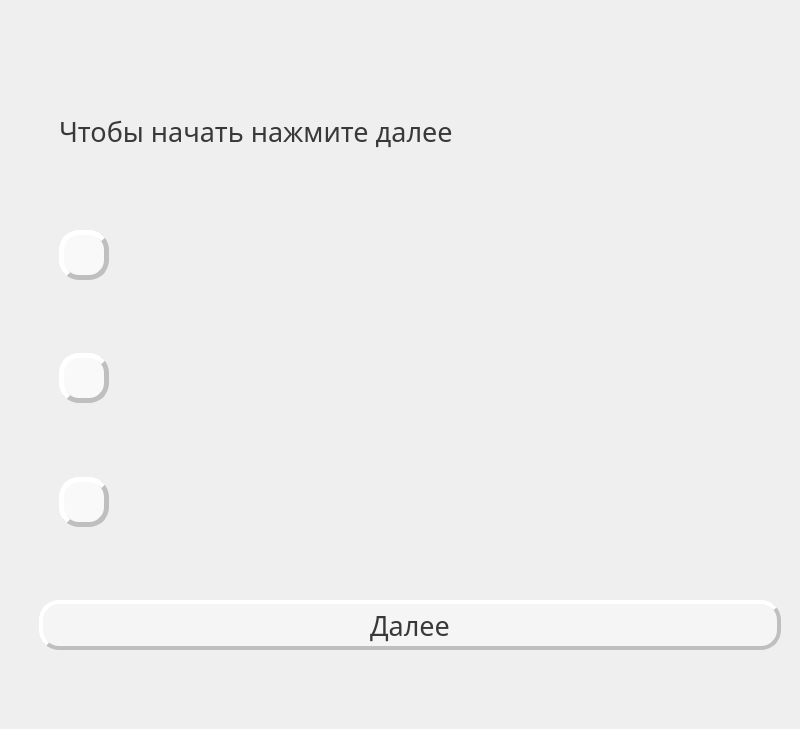
<?xml version="1.0" encoding="UTF-8"?>
<ui version="4.0">
 <class>TechEng</class>
 <widget class="QWidget" name="TechEng">
  <property name="geometry">
   <rect>
    <x>0</x>
    <y>0</y>
    <width>800</width>
    <height>729</height>
   </rect>
  </property>
  <property name="minimumSize">
   <size>
    <width>800</width>
    <height>720</height>
   </size>
  </property>
  <property name="windowTitle">
   <string>TechEng</string>
  </property>
  <property name="styleSheet">
   <string notr="true"/>
  </property>
  <layout class="QVBoxLayout" name="verticalLayout_3">
   <property name="spacing">
    <number>0</number>
   </property>
   <property name="leftMargin">
    <number>0</number>
   </property>
   <property name="topMargin">
    <number>0</number>
   </property>
   <property name="rightMargin">
    <number>0</number>
   </property>
   <property name="bottomMargin">
    <number>0</number>
   </property>
   <item>
    <widget class="QWidget" name="widget" native="true">
     <layout class="QVBoxLayout" name="verticalLayout_4">
      <item>
       <layout class="QVBoxLayout" name="verticalLayout">
        <property name="leftMargin">
         <number>30</number>
        </property>
        <property name="topMargin">
         <number>30</number>
        </property>
        <property name="rightMargin">
         <number>10</number>
        </property>
        <property name="bottomMargin">
         <number>30</number>
        </property>
        <item>
         <spacer name="verticalSpacer">
          <property name="orientation">
           <enum>Qt::Vertical</enum>
          </property>
          <property name="sizeType">
           <enum>QSizePolicy::Fixed</enum>
          </property>
          <property name="sizeHint" stdset="0">
           <size>
            <width>20</width>
            <height>40</height>
           </size>
          </property>
         </spacer>
        </item>
        <item>
         <layout class="QVBoxLayout" name="verticalLayout_2">
          <property name="spacing">
           <number>20</number>
          </property>
          <property name="leftMargin">
           <number>20</number>
          </property>
          <property name="rightMargin">
           <number>20</number>
          </property>
          <item>
           <widget class="QLabel" name="word">
            <property name="font">
             <font>
              <family>Trebuchet MS</family>
              <pointsize>20</pointsize>
              <weight>50</weight>
              <bold>false</bold>
             </font>
            </property>
            <property name="styleSheet">
             <string notr="true">color:rgb(57, 57, 57)</string>
            </property>
            <property name="text">
             <string>Чтобы начать нажмите далее</string>
            </property>
           </widget>
          </item>
          <item>
           <layout class="QHBoxLayout" name="horizontalLayout_3">
            <property name="spacing">
             <number>30</number>
            </property>
            <item>
             <widget class="QPushButton" name="anButton1">
              <property name="sizePolicy">
               <sizepolicy hsizetype="Ignored" vsizetype="Ignored">
                <horstretch>0</horstretch>
                <verstretch>0</verstretch>
               </sizepolicy>
              </property>
              <property name="minimumSize">
               <size>
                <width>50</width>
                <height>50</height>
               </size>
              </property>
              <property name="maximumSize">
               <size>
                <width>50</width>
                <height>50</height>
               </size>
              </property>
              <property name="font">
               <font>
                <family>Trebuchet MS</family>
                <pointsize>14</pointsize>
                <weight>75</weight>
                <bold>true</bold>
               </font>
              </property>
              <property name="styleSheet">
               <string notr="true">QPushButton{background: rgba(255, 255, 255, 0.6);
border-radius: 20px;
border-style: outset;
 border-width: 5px;
border-color:rgb(191, 191, 191);
color:rgb(57, 57, 57);}

QPushButton:pressed {
background: rgba(234, 234, 234, 0.8);
color:rgb(57, 57, 57);
}</string>
              </property>
              <property name="text">
               <string/>
              </property>
             </widget>
            </item>
            <item>
             <widget class="QLabel" name="disc1">
              <property name="font">
               <font>
                <family>Trebuchet MS</family>
                <pointsize>20</pointsize>
                <weight>50</weight>
                <bold>false</bold>
               </font>
              </property>
              <property name="styleSheet">
               <string notr="true">color: rgb(57, 57, 57)</string>
              </property>
              <property name="text">
               <string/>
              </property>
              <property name="wordWrap">
               <bool>true</bool>
              </property>
             </widget>
            </item>
           </layout>
          </item>
          <item>
           <layout class="QHBoxLayout" name="horizontalLayout_4">
            <property name="spacing">
             <number>30</number>
            </property>
            <item>
             <widget class="QPushButton" name="anButton2">
              <property name="sizePolicy">
               <sizepolicy hsizetype="Ignored" vsizetype="Ignored">
                <horstretch>0</horstretch>
                <verstretch>0</verstretch>
               </sizepolicy>
              </property>
              <property name="minimumSize">
               <size>
                <width>50</width>
                <height>50</height>
               </size>
              </property>
              <property name="maximumSize">
               <size>
                <width>50</width>
                <height>50</height>
               </size>
              </property>
              <property name="font">
               <font>
                <family>Trebuchet MS</family>
                <pointsize>14</pointsize>
                <weight>75</weight>
                <bold>true</bold>
               </font>
              </property>
              <property name="styleSheet">
               <string notr="true">QPushButton{background: rgba(255, 255, 255, 0.6);
border-radius: 20px;
border-style: outset;
 border-width: 5px;
border-color:rgb(191, 191, 191);
color:rgb(57, 57, 57);}

QPushButton:pressed {
background: rgba(234, 234, 234, 0.8);
color:rgb(57, 57, 57);
}</string>
              </property>
              <property name="text">
               <string/>
              </property>
             </widget>
            </item>
            <item>
             <widget class="QLabel" name="disc2">
              <property name="font">
               <font>
                <family>Trebuchet MS</family>
                <pointsize>20</pointsize>
                <weight>50</weight>
                <bold>false</bold>
               </font>
              </property>
              <property name="styleSheet">
               <string notr="true">color: rgb(57, 57, 57)</string>
              </property>
              <property name="text">
               <string/>
              </property>
              <property name="wordWrap">
               <bool>true</bool>
              </property>
             </widget>
            </item>
           </layout>
          </item>
          <item>
           <layout class="QHBoxLayout" name="horizontalLayout_2">
            <property name="spacing">
             <number>30</number>
            </property>
            <item>
             <widget class="QPushButton" name="anButton3">
              <property name="sizePolicy">
               <sizepolicy hsizetype="Ignored" vsizetype="Ignored">
                <horstretch>0</horstretch>
                <verstretch>0</verstretch>
               </sizepolicy>
              </property>
              <property name="minimumSize">
               <size>
                <width>50</width>
                <height>50</height>
               </size>
              </property>
              <property name="maximumSize">
               <size>
                <width>50</width>
                <height>50</height>
               </size>
              </property>
              <property name="font">
               <font>
                <family>Trebuchet MS</family>
                <pointsize>14</pointsize>
                <weight>75</weight>
                <bold>true</bold>
               </font>
              </property>
              <property name="styleSheet">
               <string notr="true">QPushButton{background: rgba(255, 255, 255, 0.6);
border-radius: 20px;
border-style: outset;
 border-width: 5px;
border-color:rgb(191, 191, 191);
color:rgb(57, 57, 57);}

QPushButton:pressed {
background: rgba(234, 234, 234, 0.8);
color:rgb(57, 57, 57);
}</string>
              </property>
              <property name="text">
               <string/>
              </property>
             </widget>
            </item>
            <item>
             <widget class="QLabel" name="disc3">
              <property name="font">
               <font>
                <family>Trebuchet MS</family>
                <pointsize>20</pointsize>
                <weight>50</weight>
                <bold>false</bold>
               </font>
              </property>
              <property name="styleSheet">
               <string notr="true">color: rgb(57, 57, 57)</string>
              </property>
              <property name="text">
               <string/>
              </property>
              <property name="wordWrap">
               <bool>true</bool>
              </property>
             </widget>
            </item>
           </layout>
          </item>
         </layout>
        </item>
        <item>
         <spacer name="verticalSpacer_3">
          <property name="orientation">
           <enum>Qt::Vertical</enum>
          </property>
          <property name="sizeType">
           <enum>QSizePolicy::Fixed</enum>
          </property>
          <property name="sizeHint" stdset="0">
           <size>
            <width>20</width>
            <height>40</height>
           </size>
          </property>
         </spacer>
        </item>
        <item>
         <widget class="QPushButton" name="continueButton">
          <property name="sizePolicy">
           <sizepolicy hsizetype="Expanding" vsizetype="Expanding">
            <horstretch>0</horstretch>
            <verstretch>0</verstretch>
           </sizepolicy>
          </property>
          <property name="minimumSize">
           <size>
            <width>600</width>
            <height>50</height>
           </size>
          </property>
          <property name="maximumSize">
           <size>
            <width>16777215</width>
            <height>50</height>
           </size>
          </property>
          <property name="font">
           <font>
            <family>Trebuchet MS</family>
            <pointsize>20</pointsize>
            <weight>50</weight>
            <bold>false</bold>
           </font>
          </property>
          <property name="styleSheet">
           <string notr="true">QPushButton{background: rgba(255, 255, 255, 0.4);
border-radius: 20px;
border-style: outset;
 border-width: 4px;
border-color:rgb(191, 191, 191);
color:rgb(57, 57, 57);}

QPushButton:pressed {
background: rgba(234, 234, 234, 0.6);
color:rgb(57, 57, 57);
}</string>
          </property>
          <property name="text">
           <string>Далее</string>
          </property>
         </widget>
        </item>
        <item>
         <spacer name="verticalSpacer_2">
          <property name="orientation">
           <enum>Qt::Vertical</enum>
          </property>
          <property name="sizeType">
           <enum>QSizePolicy::Fixed</enum>
          </property>
          <property name="sizeHint" stdset="0">
           <size>
            <width>20</width>
            <height>40</height>
           </size>
          </property>
         </spacer>
        </item>
       </layout>
      </item>
     </layout>
    </widget>
   </item>
  </layout>
 </widget>
 <resources/>
 <connections/>
</ui>
